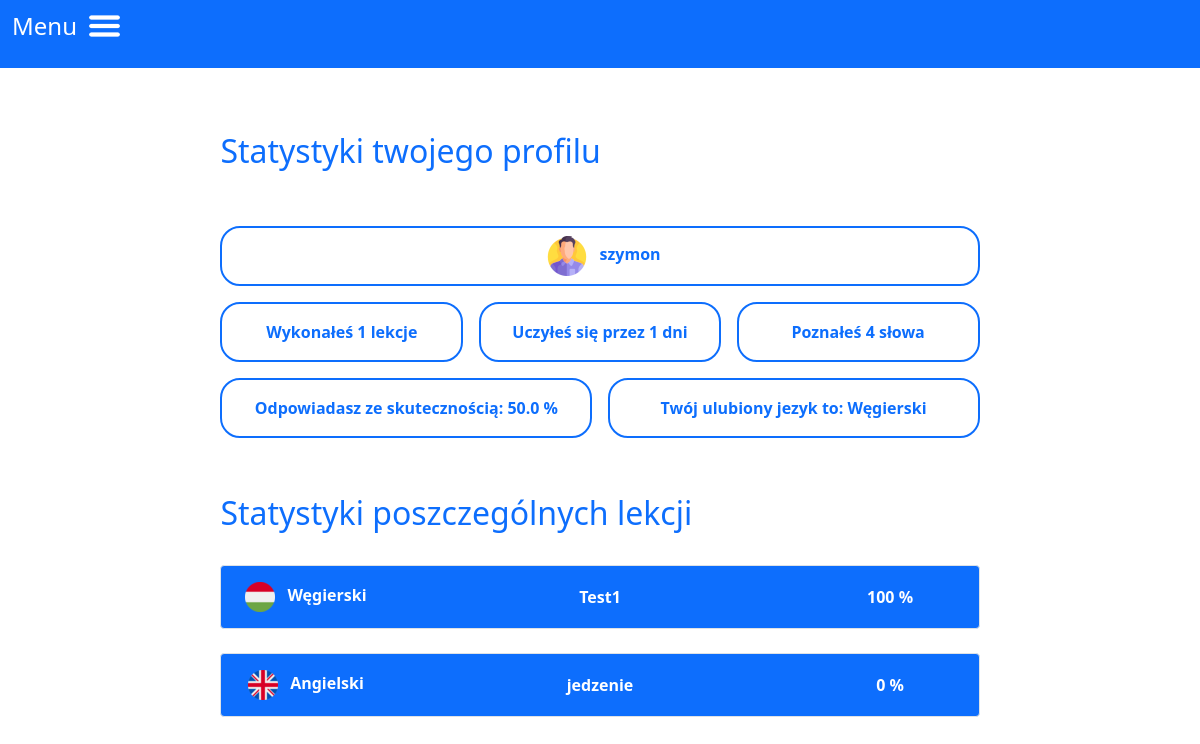
Page /stats (signed in) on the earlier database version.
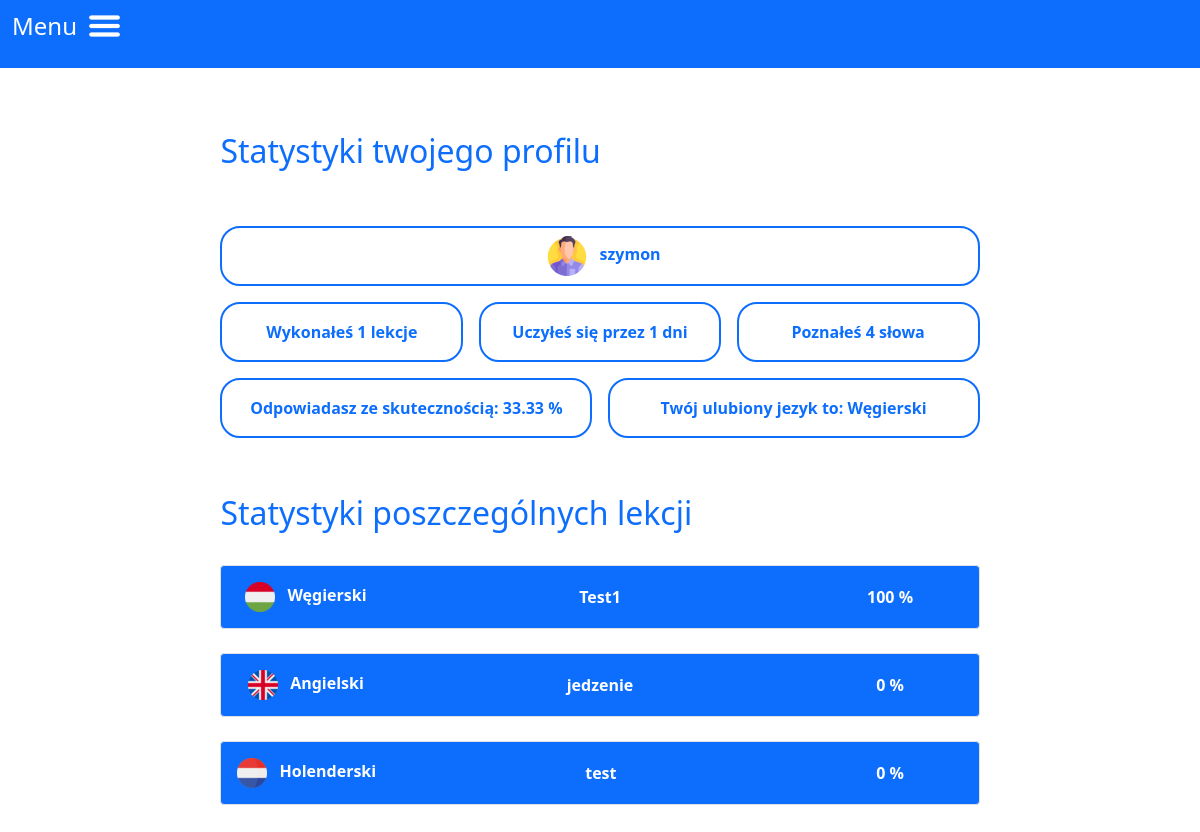
Same page on the later database version.
### swbo/models.py (models this page shows)
class groups(db.Model):
    id = db.Column("id", db.Integer, primary_key=True)
    name = db.Column(db.String(60))
    lang = db.Column(db.String(60))
    completion = db.Column(db.Integer, default=0)
    user_id = db.Column(db.Integer, db.ForeignKey("users.id"))
    card = db.relationship("cards", backref="group", lazy=True)
    lesson = db.relationship("lessons", backref="group", lazy=True)

### swbo/user/routes.py (the view)
@user.route("/stats")
def stats_page():
    if "logged_in" not in session:
        return redirect(url_for("user.login_page"))
    user_id = get_user_id(session["login"])
    users_groups = groups.query.filter_by(user_id=user_id).all()
    words = count_words(session["login"])
    lessons = count_lessons(session["login"])
    completion = count_completion(session["login"])
    lang = get_favorite_lang(session["login"])
    days = count_days(session["login"])
    return render_template("stats.html", groups=users_groups, words=words, lessons=lessons, completion=completion, lang = lang, days = days)

### swbo/user/utils.py (called while the page is built)
def get_user_id(user_login):
    return users.query.filter_by(login=user_login).first().id

def count_completion(user_login):
    user_id = get_user_id(user_login)
    user_groups = groups.query.filter_by(user_id=user_id).all()
    result = 0
    for group in user_groups:
        result += group.completion
    return round(result/len(user_groups),2)

def count_words(user_login):
    user_id = get_user_id(user_login)
    user_groups = groups.query.filter_by(user_id=user_id).all()
    result = 0
    for group in user_groups:
        words_in_group = cards.query.filter_by(group_id=group.id).all()
        known_words = int(group.completion)/100 * len(words_in_group)
        result += math.floor(known_words)
    return result

def count_lessons(user_login):
    user_id = get_user_id(user_login)
    user_groups = groups.query.filter_by(user_id=user_id).all()
    result = 0
    for group in user_groups:
        lessons_in_group = lessons.query.filter_by(group_id=group.id).all()
        result += len(lessons_in_group)
    return result

### swbo/templates/stats.html (shortened to what this page needs)
{% extends "base.html" %}
{% block content %}
<h2 class="text-primary py-5 stats-header">Statystyki twojego profilu</h2>
<div class="stats">
    <div class="border border-2 border-primary  my-2 px-3 py-2 user misc-stats mx-auto w-100">
        <img src="{{url_for('static', filename='images/user_icon.png')}}" class="lang-icon px-2"/>
        {{session["login"]}}
    </div>
    <div class="d-flex flex-row justify-content-between stats-row-1">
        <div class="border border-2 border-primary  my-2 p-3 completion misc-stats">
            Wykonałeś {{lessons}}
            {% if lessons < 5 %}
                lekcje
            {% else %}
                lekcji
            {% endif %}
        </div>
        <div class="border border-2 border-primary  my-2 p-3 days misc-stats">Uczyłeś się przez {{days}} dni</div>
        <div class="border border-2 border-primary  my-2 p-3 learned-words misc-stats">
            Poznałeś {{words}}
            {% if words < 6 %}
                słowa
            {% else %}
                słów
            {% endif %}
        </div>
    </div>
    <div class="d-flex flex-row justify-content-between stats-row-2">
        <div class="border border-2 border-primary  my-2 p-3 top-lang misc-stats">Odpowiadasz ze skutecznością: {{completion}} %</div>
        <div class="border border-2 border-primary  my-2 p-3 completion misc-stats">Twój ulubiony jezyk to: {{lang}}</div>
    </div>
    <h2 class="text-primary pt-5 pb-2">Statystyki poszczególnych lekcji</h2>
     {% if groups %}
        {% for group in groups %}
            <div class="d-flex w-100 justify-content-between border bg-primary rounded my-4 align-items-center p-3 group-stats" >
                <div class="lang">
                    <img src="{{url_for('static', filename='images/languages_mini/' + group.lang + '.png')}}" class="lang-icon"/>
                    <p class="d-inline px-2">{{group.lang}}</p>
                </div>
                <div>{{group.name}}</div>
                <div>{{group.completion}} %</div>
            </div>
        {% endfor %}
    {% endif %}
</div>
{% endblock %}

Differences in the rows shown:
added groups: lang (picture), lang "Holenderski", name "test", completion "0"
Other differences:
{{ completion }}: "50.0" → "33.33"
